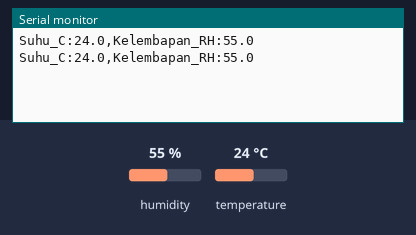
Bench run of a sketch on a simulated ESP32. On the bench: the last lines printed to the serial monitor. The test bench sets the inputs (shaded band); at power-on: humidity 55 %, temperature 24 °C.

Above: at 4.8 s.
4.9 s: humidity set to 22 %
At 7.5 s:
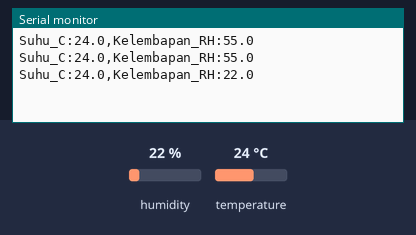
7.9 s: temperature set to 12 °C
At 8.7 s:
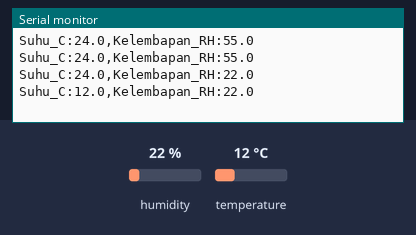
10.9 s: humidity set to 40 %
At 13.5 s:
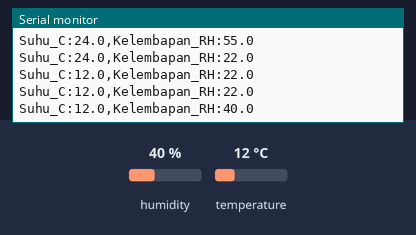
Timing chart, 0 to 15.0 s (numbered marks = the images above; inputs shaded):
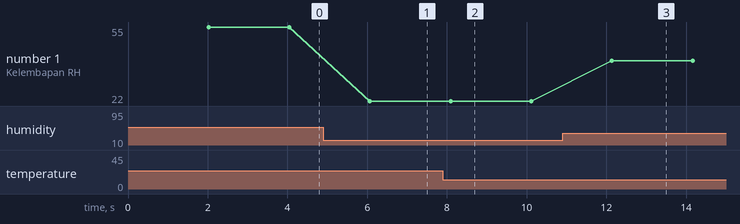

The sketch:

p2_grafik_dht11.ino
```cpp
/*
 * BAB 26 - Program 2: Grafik Suhu dan Kelembapan di Serial Plotter
 * Mengirim suhu dan kelembapan setiap 2 detik dalam format Serial Plotter.
 * Buka Tools → Serial Plotter, lalu pilih baud 115200.
 *
 * Rangkaian: pin DHT (header hijau) → IO27
 */

#include <DHT.h>

#define DHT_PIN  27
#define DHT_TYPE DHT11

DHT dht(DHT_PIN, DHT_TYPE);

void setup() {
  Serial.begin(115200);
  dht.begin();
  // Sengaja tidak mencetak judul: Serial Plotter menganggap setiap baris sebagai data grafik.
}

void loop() {
  delay(2000);  // DHT11 paling cepat dibaca sekali setiap 2 detik

  float kelembapan = dht.readHumidity();
  float suhu = dht.readTemperature();

  if (isnan(kelembapan) || isnan(suhu)) {
    return;  // lewati titik ini; jangan kirim teks lain ke Serial Plotter
  }

  // Format Serial Plotter: label:nilai, dipisah koma, satu baris = satu titik
  Serial.print("Suhu_C:");
  Serial.print(suhu, 1);
  Serial.print(",Kelembapan_RH:");
  Serial.println(kelembapan, 1);
}
```

Measured:
- after the input at 4.9 s, the serial monitor: prints a new line after 1.2 s (image 1)
- after the input at 7.9 s, the serial monitor: prints a new line after 0.19 s (image 2)
- after the input at 10.9 s, the serial monitor: prints a new line after 1.2 s (image 3)
- plotted number 1: 55 → 22 after the input at 4.9 s, 22 → 40 after the input at 10.9 s
